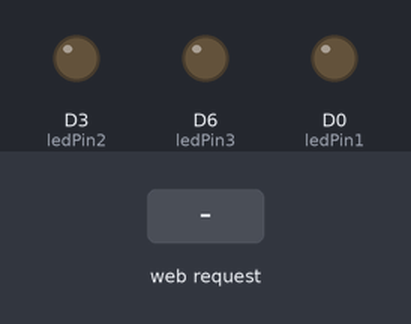
Bench run of a sketch on a simulated ESP8266 (NodeMCU). Shown: output pins drawn as LEDs (lit = HIGH). Inputs (shaded band) come from the test bench. What the sketch prints to the serial monitor is not drawn.

Above: at 2.2 s.
2.3 s: HTTP request GET /led1on received
At 2.7 s:
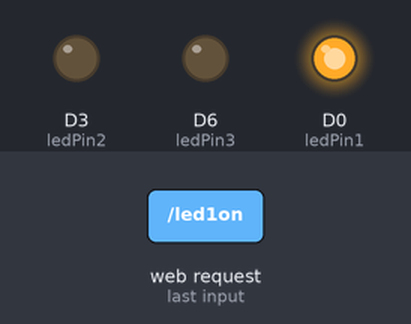
3.8 s: HTTP request GET /led2on received
At 5.0 s:
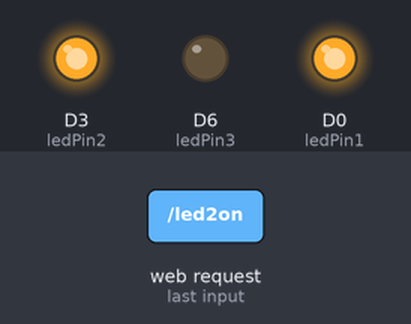
5.3 s: HTTP request GET /led1off received
At 6.2 s:
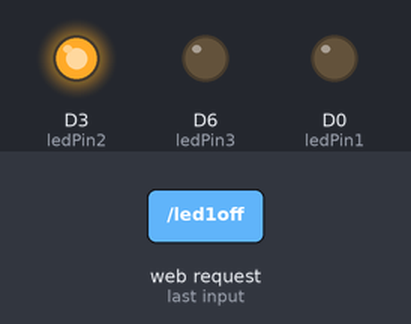
6.8 s: HTTP request GET /led3on received
At 7.4 s:
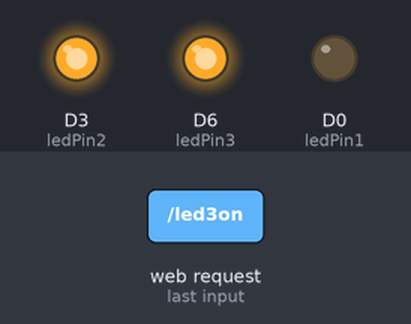
8.3 s: HTTP request GET /led2off received
At 9.5 s:
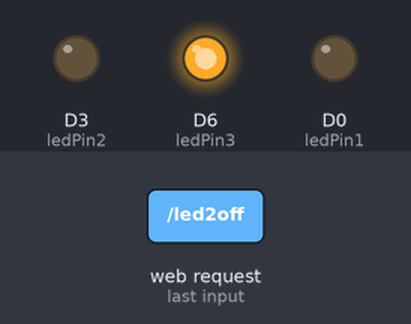
9.8 s: HTTP request GET /led3off received
At 10.8 s:
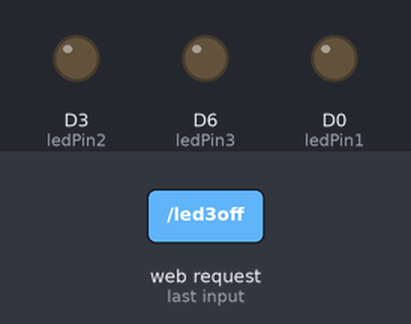
Timing chart, 0 to 12.3 s (numbered marks = the images above; inputs shaded):
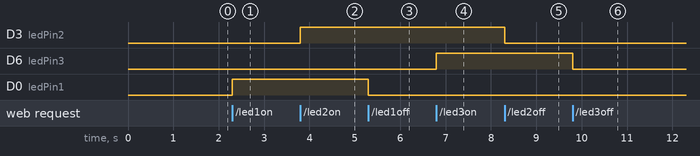

Measured:
- after the input at 2.3 s, D0 (ledPin1): LOW → HIGH at once
- after the input at 3.8 s, D3 (ledPin2): LOW → HIGH at once
- after the input at 5.3 s, D0 (ledPin1): HIGH → LOW at once
- after the input at 6.8 s, D6 (ledPin3): LOW → HIGH at once
- after the input at 8.3 s, D3 (ledPin2): HIGH → LOW at once
- after the input at 9.8 s, D6 (ledPin3): HIGH → LOW at once

The sketch:

ESP32_WebServer.ino
```cpp
#include <ESP8266WiFi.h>
#include <ESP8266WebServer.h>

#define ssid "WebServer"
#define password "12345678"


#define ledPin1 D0
#define ledPin2 D3
#define ledPin3 D6

IPAddress local_ip(192,168,1,1);
IPAddress gateway(192,168,1,1);
IPAddress subnet(255,255,255,0);
ESP8266WebServer server(80);

bool ledStatus1 = LOW;
bool ledStatus2 = LOW;
bool ledStatus3 = LOW;

void setup() {
  Serial.begin(115200);

  pinMode(ledPin1, OUTPUT);
  pinMode(ledPin2, OUTPUT);
  pinMode(ledPin3, OUTPUT);

  WiFi.softAP(ssid, password);
  WiFi.softAPConfig(local_ip, gateway, subnet);
  delay(1000);

  server.on("/", handle_onConnect);

  // LED 1 routes
  server.on("/led1on", [](){ ledStatus1 = HIGH; server.send(200, "text/html", getHTML()); });
  server.on("/led1off", [](){ ledStatus1 = LOW; server.send(200, "text/html", getHTML()); });

  // LED 2 routes
  server.on("/led2on", [](){ ledStatus2 = HIGH; server.send(200, "text/html", getHTML()); });
  server.on("/led2off", [](){ ledStatus2 = LOW; server.send(200, "text/html", getHTML()); });

  // LED 3 routes
  server.on("/led3on", [](){ ledStatus3 = HIGH; server.send(200, "text/html", getHTML()); });
  server.on("/led3off", [](){ ledStatus3 = LOW; server.send(200, "text/html", getHTML()); });

  server.onNotFound(handle_notFound);
  server.begin();

  Serial.println("....HTTP Server Started....");
}

void loop() {
  server.handleClient();
  digitalWrite(ledPin1, ledStatus1 ? HIGH : LOW);
  digitalWrite(ledPin2, ledStatus2 ? HIGH : LOW);
  digitalWrite(ledPin3, ledStatus3 ? HIGH : LOW);
}

String getHTML() {
  String htmlcode = R"rawliteral(
<!DOCTYPE html>
<html lang="en">
<head>
<meta charset="UTF-8">
<meta name="viewport" content="width=device-width, initial-scale=1.0,user-scale=1.0,user-scalable=on">
<title>LED Control</title>
<style>
  body {
    font-family: Arial, sans-serif;
    background: linear-gradient(120deg, #89f7fe, #66a6ff);
    text-align: center;
    color: #333;
    margin: 0;
    padding: 0;
  }
  h1 {
    margin-top: 30px;
    font-size: 2rem;
  }
  h3 {
    font-weight: normal;
    margin-bottom: 20px;
  }
  p {
    font-size: 1.2rem;
    margin: 15px 0;
  }
  .btn {
    display: inline-block;
    background: #4CAF50;
    color: white;
    padding: 10px 20px;
    margin: 8px;
    border-radius: 8px;
    text-decoration: none;
    font-size: 0.95rem;
    transition: background 0.3s ease;
  }
  .btn:hover {
    background: #45a049;
  }
  .btn-off {
    background: #f44336;
  }
  .btn-off:hover {
    background: #da190b;
  }
  .led-block {
    border: 2px solid rgba(255,255,255,0.4);
    border-radius: 12px;
    padding: 15px;
    margin: 15px auto;
    width: 260px;
    background: rgba(255,255,255,0.2);
  }
</style>
</head>
<body>
  <h1>ESP8266 WEB Server</h1>
  <h3>Control Three LEDs via Access Point</h3>
)rawliteral";

  // LED 1
  htmlcode += "<div class='led-block'><p>LED 1 Status: <strong>";
  htmlcode += (ledStatus1 ? "ON" : "OFF");
  htmlcode += "</strong></p>";
  htmlcode += (ledStatus1 ? "<a href='/led1off' class='btn btn-off'>Turn OFF</a>" : "<a href='/led1on' class='btn'>Turn ON</a>");
  htmlcode += "</div>";

  // LED 2
  htmlcode += "<div class='led-block'><p>LED 2 Status: <strong>";
  htmlcode += (ledStatus2 ? "ON" : "OFF");
  htmlcode += "</strong></p>";
  htmlcode += (ledStatus2 ? "<a href='/led2off' class='btn btn-off'>Turn OFF</a>" : "<a href='/led2on' class='btn'>Turn ON</a>");
  htmlcode += "</div>";

  // LED 3
  htmlcode += "<div class='led-block'><p>LED 3 Status: <strong>";
  htmlcode += (ledStatus3 ? "ON" : "OFF");
  htmlcode += "</strong></p>";
  htmlcode += (ledStatus3 ? "<a href='/led3off' class='btn btn-off'>Turn OFF</a>" : "<a href='/led3on' class='btn'>Turn ON</a>");
  htmlcode += "</div>";

  htmlcode += R"rawliteral(
</body>
</html>
)rawliteral";

  return htmlcode;
}

void handle_onConnect() {
  Serial.println("Client connected");
  server.send(200, "text/html", getHTML());
}

void handle_notFound() {
  server.send(404, "text/plain", "Not Found");
}
```
